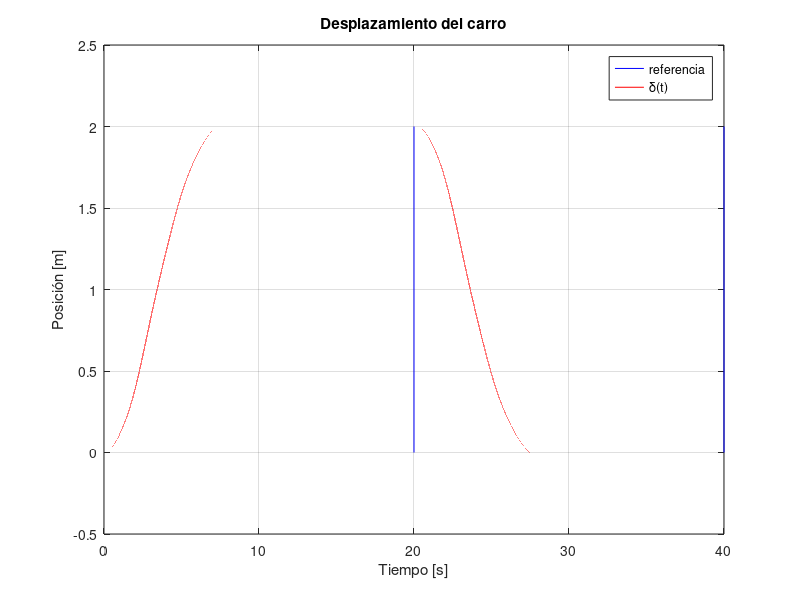
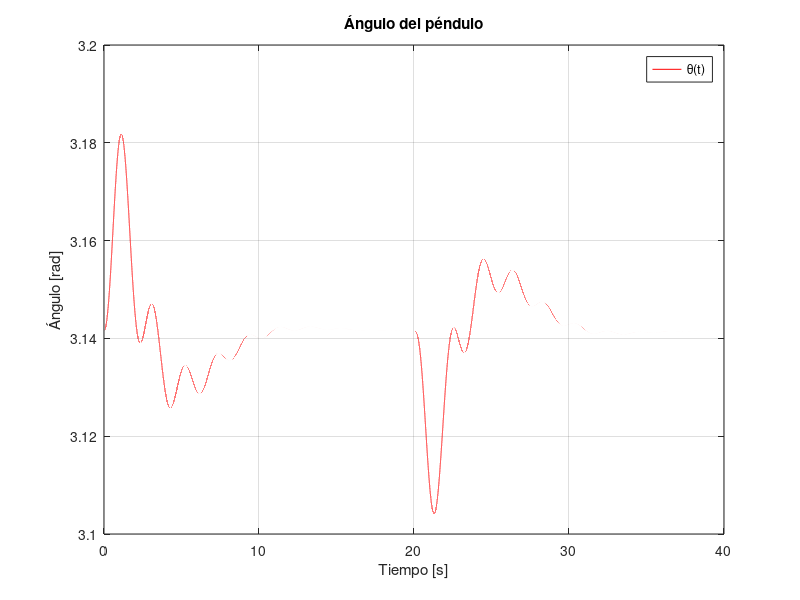

Write the MATLAB code that produced these figures, in order.
% Caso de estudio 2 - Péndulo invertido apartado 5
% masa constante en 1
clc;clear all;close all

% Parámetros
m = 1;
F = 0.1;
l = 1.6;
g = 9.8;
M = 1.5; 
t_etapa = 1e-4; tF = 40;
t = 0:t_etapa:tF;
tiempo = round(tF/t_etapa);

% Matrices expandidas (hay un integrador) x = [delta ; delta_p ; phi ; phi_p]
AA = [0 1 0 0 0;0 -F/M -m*g/M 0 0; 0 0 0 1 0; 0 -F/(l*M) -g*(m+M)/(l*M) 0 0;-1 0 0 0 0];
BB = [0; 1/M; 0; 1/(l*M); 0];
CC = [1 0 0 0 0];
D = 0;

% LQR
QQ = 1*diag([.5    5    5   0.1    0.5]);  
RR = 1;
KK = lqr(AA, BB, QQ, RR);

% Referencia
ent =1*square(2*pi*t/40)+1;

% Condidiones iniciales
x0 = [0 0 pi 0];
delta(1) = 0;
delta_p(1) = 0;
phi(1) = pi;
phi_p(1) = 0;
dseta(1) = 0;
u(1) = 0;
phi_pp = 0;

limite = tiempo/2;

% Iteración
for i=1:1:tiempo
    x = [delta(i); delta_p(i); phi(i); phi_p(i); dseta(i)];

    dseta_p = ent(i) - CC(1:4)*x(1:4);
    dseta(i+1) = dseta(i) + t_etapa*dseta_p;

    u(i+1) = -KK(1:4)*x(1:4)-KK(5)*dseta(i);

    delta_pp = 1/(M+m) *(-m*l*phi_pp*cos(phi(i))+m*l*(phi_p(i))^2*sin(phi(i))-F*delta_p(i)+u(i));
    phi_pp = (1/l)* (g*sin(phi(i))-delta_pp*cos(phi(i)));

    delta_p(i+1) = delta_p(i)+t_etapa*delta_pp;
    delta(i+1) = delta(i) + t_etapa*delta_p(i);
    phi_p(i+1) = phi_p(i) + t_etapa*phi_pp;
    phi(i+1) = phi(i) + t_etapa*phi_p(i);
end

figure
plot(t,ent,'b');
hold on
plot(t,delta,'r');
title('Desplazamiento del carro');
xlabel('Tiempo [s]');
ylabel('Posición [m]');
legend('referencia','δ(t)');
grid on;

figure
plot(t,phi,'r');
title('Ángulo del péndulo');
xlabel('Tiempo [s]');
ylabel('Ángulo [rad]');
legend('θ(t)');
grid on;
